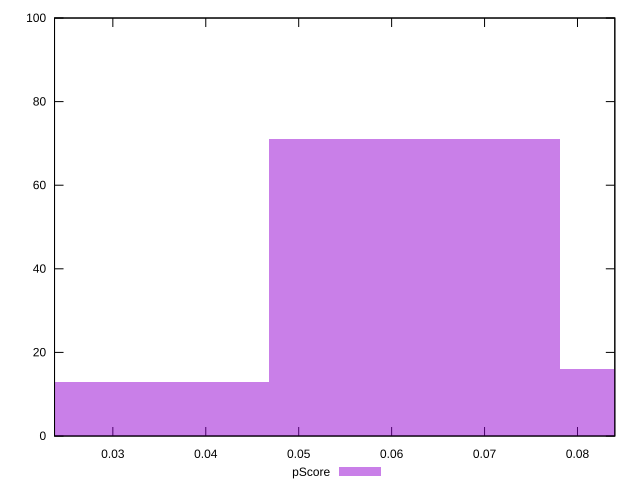

Source code (gnuplot):
reset

$pScore <<EOF
0.06246531224797385 71
0.09369796837196077 16
0.031232656123986926 13
EOF

set key outside below
set boxwidth 0.031232656123986926
set xrange [0.023725672387378383:0.08401757266968146]
set yrange [0:100]
set trange [0:100]
set style fill transparent solid 0.5 noborder
set terminal svg size 640, 490 enhanced background rgb 'white'
set output "report_00014_2021-02-09T15:56:05.503Z/interactive/samples/pages/pScore/histogram.svg"

plot $pScore title "pScore" with boxes

reset
